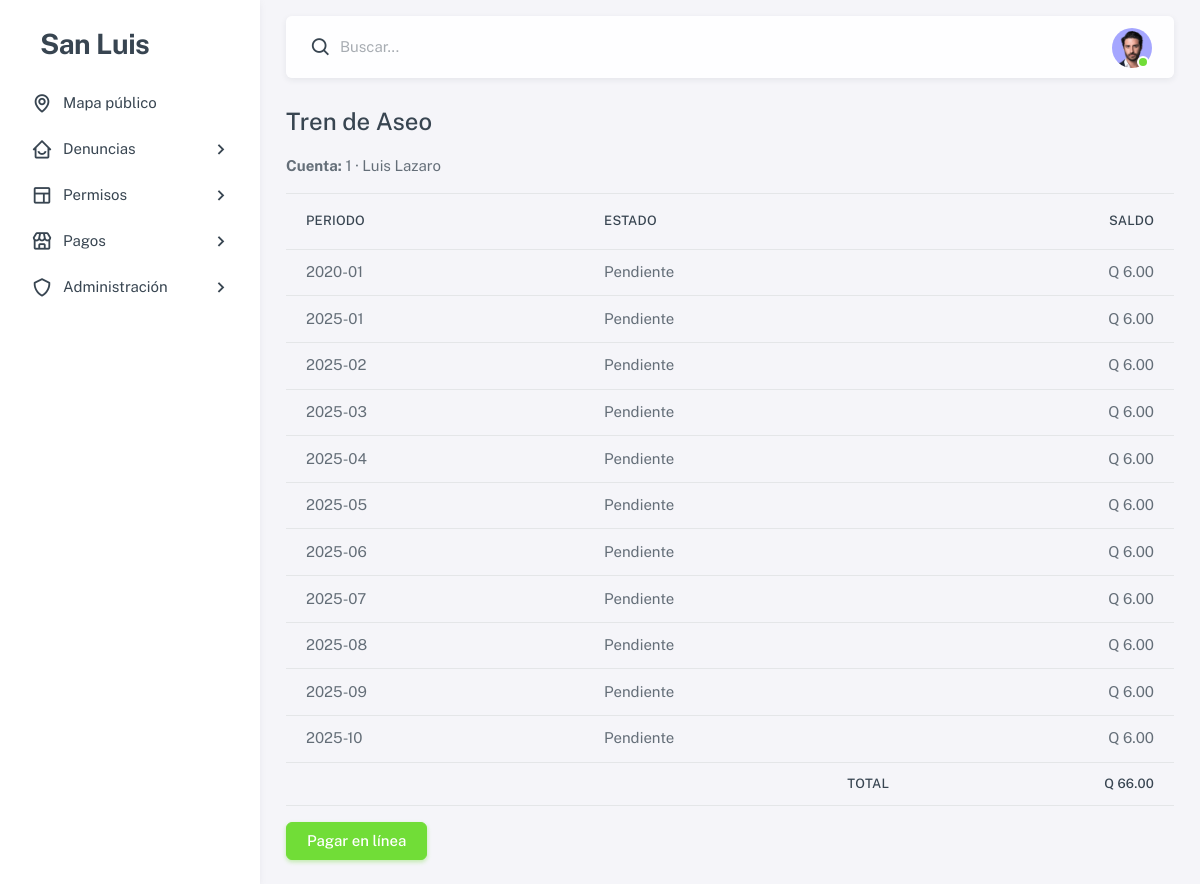
Page /pagos/ (signed in) on the earlier database version.
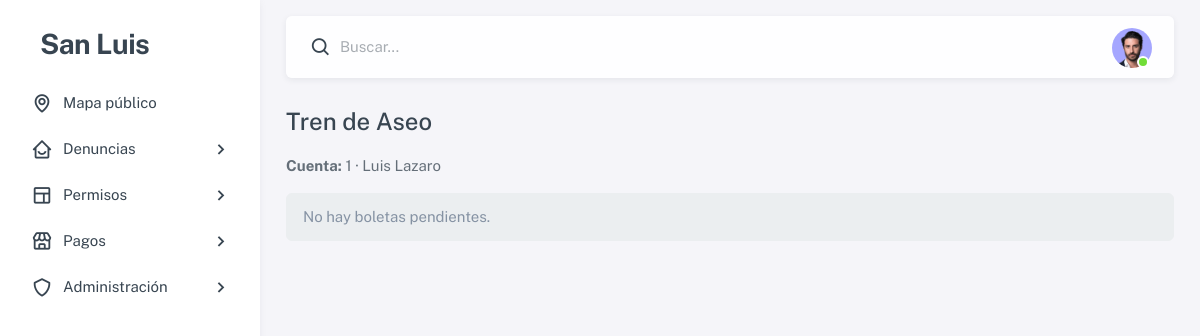
Same page on the later database version.
### dashboard/models.py (models this page shows, shortened)
class Boleta(models.Model):
    ESTADOS = [('pendiente','Pendiente'),('parcial','Parcial'),('pagada','Pagada'),('anulada','Anulada')]
    cuenta = models.ForeignKey(CuentaServicio, on_delete=models.CASCADE, related_name='boletas')
    periodo = models.ForeignKey(Periodo, on_delete=models.PROTECT)
    tarifa = models.ForeignKey(Tarifa, on_delete=models.PROTECT)
    monto_base = models.DecimalField(max_digits=10, decimal_places=2)
    recargo = models.DecimalField(max_digits=10, decimal_places=2, default=0)
    descuento = models.DecimalField(max_digits=10, decimal_places=2, default=0)
    total = models.DecimalField(max_digits=10, decimal_places=2)
    saldo_actual = models.DecimalField(max_digits=10, decimal_places=2)
    estado = models.CharField(max_length=10, choices=ESTADOS, default='pendiente')
    creada_en = models.DateTimeField(auto_now_add=True)
    class Meta:
        unique_together = [('cuenta', 'periodo')]
        indexes = [
            models.Index(fields=['cuenta', 'estado']),
            models.Index(fields=['periodo']),
            models.Index(fields=['creada_en']),
        ]

class Periodo(models.Model):
    anio = models.IntegerField()
    mes = models.IntegerField()
    vencimiento = models.DateField()
    @property
    def etiqueta(self): return f"{self.anio}-{self.mes:02d}"
    class Meta:
        unique_together = [('anio', 'mes')]
        indexes = [models.Index(fields=['anio', 'mes'])]

### dashboard/views/payments.py (the view)
# urls.py: path('pagos/', pay_views.pagos_home, name='pagos_home'),
@login_required(login_url="login")
def pagos_home(request):
    cuenta = CuentaServicio.objects.filter(usuario=request.user, activa=True).first()
    if not cuenta:
        messages.info(request, "Aún no tienes una cuenta de Tren de Aseo vinculada.")
        return render(request, "pagos/home.html", {"cuenta": None, "boletas": [], "total": 0})
    hoy = date.today()
    desde = date(hoy.year, 1, 1)
    ensure_boletas_pendientes(cuenta, desde, hoy)
    boletas = (Boleta.objects
               .filter(cuenta=cuenta, estado__in=["pendiente", "parcial"])
               .select_related("periodo")
               .order_by("periodo__anio", "periodo__mes"))
    total = sum(b.saldo_actual for b in boletas)
    return render(request, "pagos/home.html", {
        "cuenta": cuenta,
        "boletas": boletas,
        "total": total,
        "checkout_url": reverse("crear_pago_online", args=[cuenta.id]) if total > 0 else None,
    })

### dashboard/utils/billing.py (called while the page is built, shortened)
def ensure_period(anio: int, mes: int, venc_day: int = 15) -> Periodo:
    _, last_day = monthrange(anio, mes)
    venc = date(anio, mes, min(venc_day, last_day))
    per, _ = Periodo.objects.get_or_create(anio=anio, mes=mes, defaults={"vencimiento": venc})
    return per

@transaction.atomic
def ensure_boletas_pendientes(cuenta: CuentaServicio, desde: date, hasta: date) -> list[Boleta]:
    created = []
    y, m = desde.year, desde.month
    hoy = date.today()
    while (y < hasta.year) or (y == hasta.year and m <= hasta.month):
        per = ensure_period(y, m)
        m = 1 if m == 12 else m + 1
        y = y + 1 if m == 1 else y
    return created

### dashboard/templates/pagos/home.html (shortened to what this page needs)
{% extends "admin_panel/base_admin.html" %}
{% block content %}
  <h4>Tren de Aseo</h4>
  {% if not cuenta %}
    <div class="alert alert-info">No tienes una cuenta vinculada.</div>
    <a class="btn btn-primary" href="{% url 'vincular_cuenta' %}">Vincular cuenta</a>
  {% else %}
    <p><strong>Cuenta:</strong> {{ cuenta.id }} · {{ cuenta.titular }}</p>
    {% if boletas %}
      <table class="table">
        <thead><tr><th>Periodo</th><th>Estado</th><th class="text-end">Saldo</th></tr></thead>
        <tbody>
          {% for b in boletas %}
            <tr>
              <td>{{ b.periodo.etiqueta }}</td>
              <td>{{ b.estado|title }}</td>
              <td class="text-end">Q {{ b.saldo_actual }}</td>
            </tr>
          {% endfor %}
        </tbody>
        <tfoot>
          <tr><th colspan="2" class="text-end">Total</th><th class="text-end">Q {{ total }}</th></tr>
        </tfoot>
      </table>
      {% if checkout_url %}
        <a class="btn btn-success" href="{{ checkout_url }}">Pagar en línea</a>
      {% else %}
        <div class="alert alert-secondary">No hay saldo por pagar.</div>
      {% endif %}
    {% else %}
      <div class="alert alert-secondary">No hay boletas pendientes.</div>
    {% endif %}
  {% endif %}
{% endblock %}

Differences in the rows shown:
no longer on this page (row edited): Boleta: periodo.etiqueta "2020-01", estado "Pendiente", saldo_actual "6.00"
no longer on this page (row edited): Boleta: periodo.etiqueta "2025-01", estado "Pendiente", saldo_actual "6.00"
no longer on this page (row edited): Boleta: periodo.etiqueta "2025-02", estado "Pendiente", saldo_actual "6.00"
no longer on this page (row edited): Boleta: periodo.etiqueta "2025-03", estado "Pendiente", saldo_actual "6.00"
no longer on this page (row edited): Boleta: periodo.etiqueta "2025-04", estado "Pendiente", saldo_actual "6.00"
no longer on this page (row edited): Boleta: periodo.etiqueta "2025-05", estado "Pendiente", saldo_actual "6.00"
no longer on this page (row edited): Boleta: periodo.etiqueta "2025-06", estado "Pendiente", saldo_actual "6.00"
no longer on this page (row edited): Boleta: periodo.etiqueta "2025-07", estado "Pendiente", saldo_actual "6.00"
no longer on this page (row edited): Boleta: periodo.etiqueta "2025-08", estado "Pendiente", saldo_actual "6.00"
no longer on this page (row edited): Boleta: periodo.etiqueta "2025-09", estado "Pendiente", saldo_actual "6.00"
no longer on this page (row edited): Boleta: periodo.etiqueta "2025-10", estado "Pendiente", saldo_actual "6.00"
Other differences:
{{ total }}: "66.00" → (not shown)
text no longer shown: "PERIODO ESTADO SALDO TOTAL Q Pagar en línea"
text now shown: "No hay boletas pendientes."
